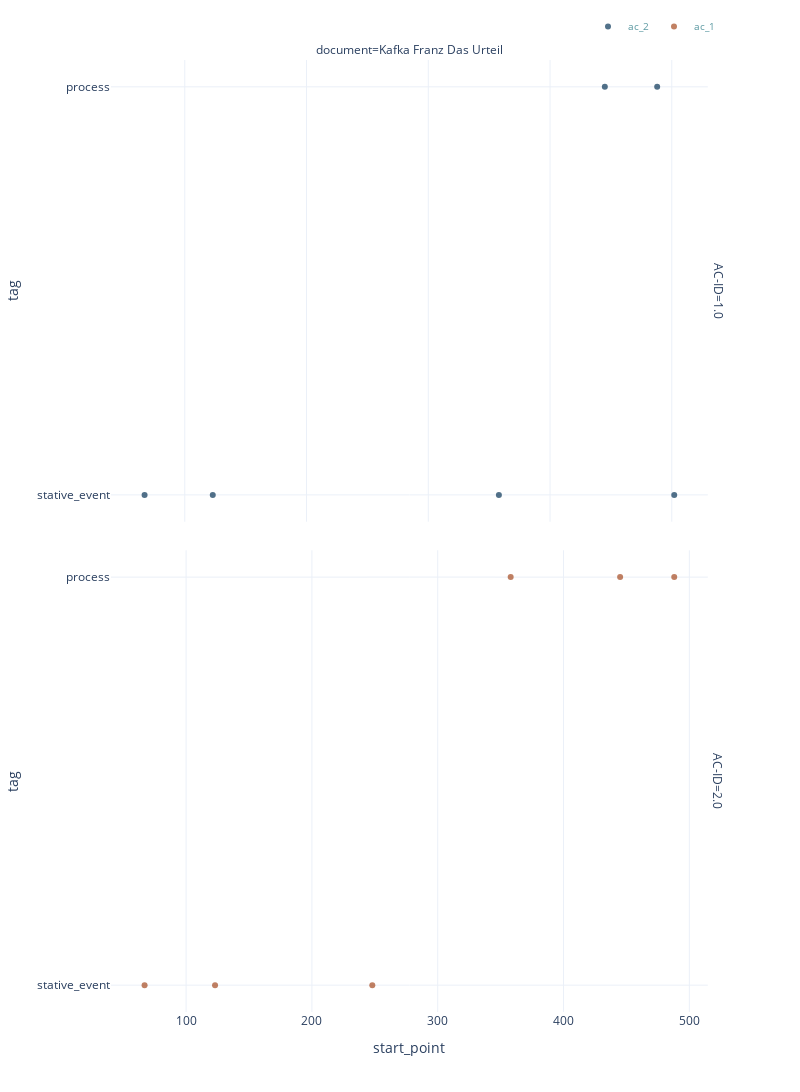

This figure's notebook cell:
### Code cell
my_project.plot_interactive(color_col='annotation collection')

### Figure 1 — Plotly figure (JSON) as saved in the notebook; plotly's stock layout.template omitted (floating-point values rounded to 4 significant figures)
{"data": [{"customdata": [["<I><br>Es war an einem Sonntagvormittag im schönsten Frühjahr.<br></I>", ["no"], "no", ["nan"], ["nan"]], ["<I><br>Georg Bendemann, ein junger Kaufmann, saß in seinem Privatzimmer im<br>ersten Stock eines der niedrigen, leichtgebauten Häuser, die entlang des<br>Flusses in einer langen Reihe, fast nur in der Höhe<br>und Färbung unterschieden, sich hinzogen<br></I>", ["no"], "no", ["nan"], ["nan"]], ["<I><br>Er hatte gerade einen Brief an einen sich im Ausland<br>befindenden Jugendfreund beendet<br></I>", ["no"], "no", ["nan"], ["nan"]], ["<I><br>verschloß ihn in spielerischer Langsamkeit<br></I>", ["no"], "no", ["no"], ["no"]], ["<I><br>und sah dann aus dem Fenster auf den Fluß, die<br>Brücke und die Anhöhen am anderen Ufer mit ihrem schwachen<br>Grün<br></I>", ["no"], "yes", ["no"], ["yes"]], ["<I><br>den Ellbogen auf den Schreibtisch gestützt<br></I>", ["no"], "no", ["nan"], ["nan"]]], "hovertemplate": "annotation collection=ac_2<br>AC-ID=1.0<br>document=Kafka Franz Das Urteil<br>start_point=%{x}<br>tag=%{y}<br>ANNOTATION=%{customdata[0]}<br>prop:unpredictable=%{customdata[1]}<br>prop:mental=%{customdata[2]}<br>prop:persistent=%{customdata[3]}<br>prop:intentional=%{customdata[4]}<extra></extra>", "legendgroup": "ac_2", "marker": {"color": "#093658", "opacity": 0.7, "symbol": "circle"}, "mode": "markers", "name": "ac_2", "orientation": "v", "showlegend": true, "type": "scatter", "x": [67, 123, 358, 445, 488, 502], "xaxis": "x2", "y": ["stative_event", "stative_event", "stative_event", "process", "process", "stative_event"], "yaxis": "y2"}, {"customdata": [["<I><br>Es war an einem Sonntagvormittag im schönsten Frühjahr.<br></I>", "no", ["no"], ["nan"], ["nan"]], ["<I><br>Georg Bendemann, ein junger Kaufmann, saß in seinem Privatzimmer im<br>ersten Stock eines der niedrigen, leichtgebauten Häuser<br></I>", "no", ["no"], ["nan"], ["nan"]], ["<I><br>die entlang des Flusses in einer langen Reihe, fast nur<br>in der Höhe und Färbung unterschieden, sich hinzogen<br></I>", "no", ["no"], ["nan"], ["nan"]], ["<I><br>Er hatte gerade einen Brief an einen sich im Ausland<br>befindenden Jugendfreund beendet<br></I>", "no", ["no"], ["yes"], ["yes"]], ["<I><br>verschloß ihn in spielerischer Langsamkeit<br></I>", "no", ["no"], ["no"], ["yes"]], ["<I><br>und sah dann, den Ellbogen auf den Schreibtisch gestützt, aus<br>dem Fenster auf den Fluß, die Brücke und die Anhöhen<br>am anderen Ufer mit ihrem schwachen Grün<br></I>", "no", ["yes"], ["no"], ["yes"]]], "hovertemplate": "annotation collection=ac_1<br>AC-ID=2.0<br>document=Kafka Franz Das Urteil<br>start_point=%{x}<br>tag=%{y}<br>ANNOTATION=%{customdata[0]}<br>prop:unpredictable=%{customdata[1]}<br>prop:mental=%{customdata[2]}<br>prop:persistent=%{customdata[3]}<br>prop:intentional=%{customdata[4]}<extra></extra>", "legendgroup": "ac_1", "marker": {"color": "#A64B21", "opacity": 0.7, "symbol": "circle"}, "mode": "markers", "name": "ac_1", "orientation": "v", "showlegend": true, "type": "scatter", "x": [67, 123, 248, 358, 445, 488], "xaxis": "x", "y": ["stative_event", "stative_event", "stative_event", "process", "process", "process"], "yaxis": "y"}], "layout": {"annotations": [{"font": {}, "showarrow": false, "text": "document=Kafka Franz Das Urteil", "x": 0.49, "xanchor": "center", "xref": "paper", "y": 1, "yanchor": "bottom", "yref": "paper"}, {"font": {}, "showarrow": false, "text": "AC-ID=2.0", "textangle": 90, "x": 0.98, "xanchor": "left", "xref": "paper", "y": 0.2425, "yanchor": "middle", "yref": "paper"}, {"font": {}, "showarrow": false, "text": "AC-ID=1.0", "textangle": 90, "x": 0.98, "xanchor": "left", "xref": "paper", "y": 0.7575, "yanchor": "middle", "yref": "paper"}], "height": 1200, "legend": {"font": {"color": "#5A98A1", "size": 10}, "orientation": "h", "title": {}, "tracegroupgap": 0, "x": 1, "xanchor": "right", "y": 1.02, "yanchor": "bottom"}, "margin": {"t": 60}, "width": 800, "xaxis": {"anchor": "y", "domain": [0, 0.98], "title": {"text": "start_point"}}, "xaxis2": {"anchor": "y2", "domain": [0, 0.98], "showticklabels": false}, "yaxis": {"anchor": "x", "domain": [0, 0.485], "title": {"text": "tag"}}, "yaxis2": {"anchor": "x2", "domain": [0.515, 1], "matches": "y", "title": {"text": "tag"}}}}
